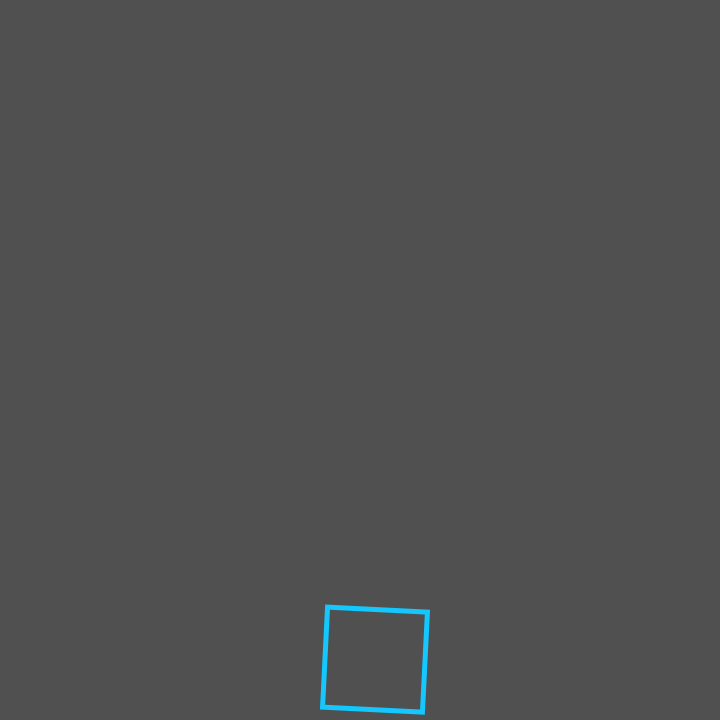
Frame 1 (no input)
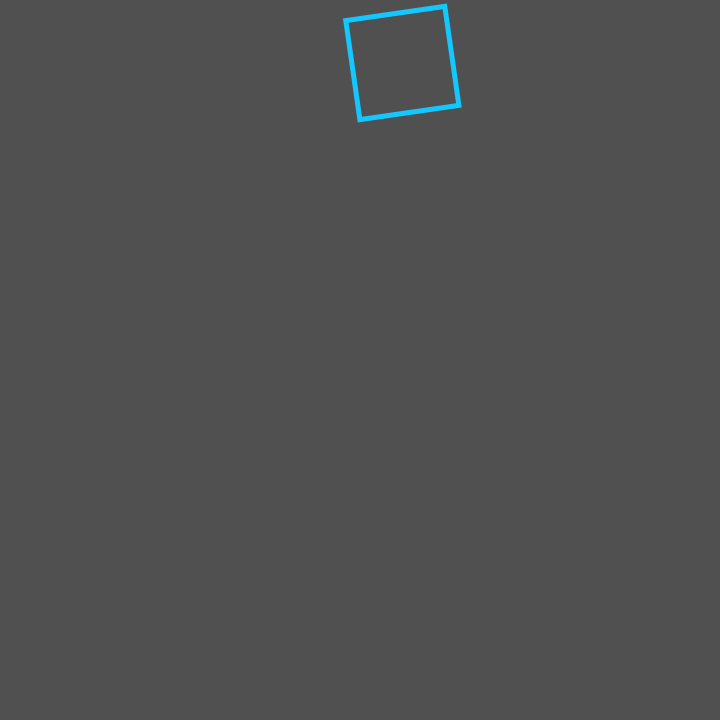
Frame 60 (no input)
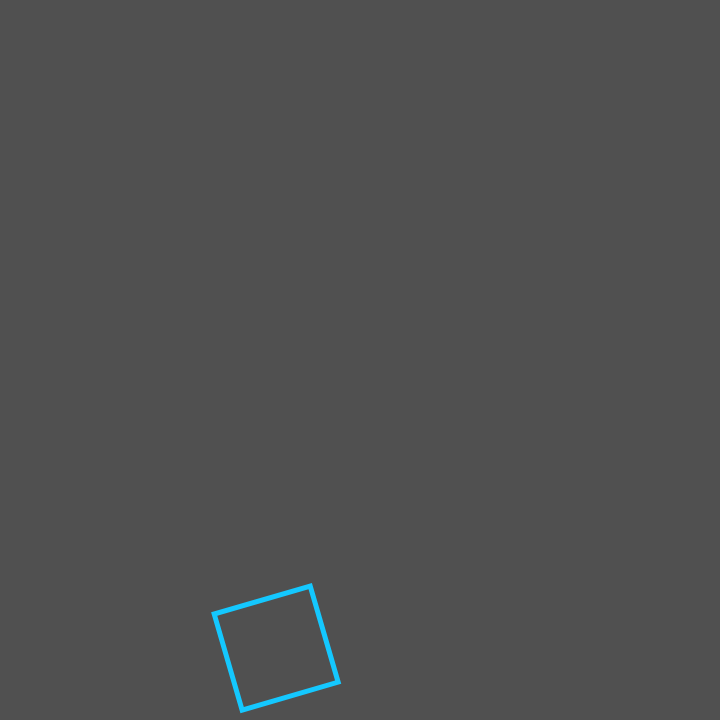
Frame 120 (the mouse pressed at the canvas centre since frame 60)

The p5.js sketch that drew these frames (run headless with seeded random() and noise() and a simulated clock; from frame 60 on, the mouse is pressed at the canvas centre):

// p5.js sketch
// ── sketch.js
function setup() {
  createCanvas(720,720);
  
  noFill();
  strokeWeight(5);
  stroke(20,200,255);
  
  rectMode(CENTER);
}

function draw() {
  background(80);
  
  var speed = 0.05;
  var amplitude = 300;
  var wavelength = frameCount;
  var sineWave = sin(wavelength * speed)*amplitude;
  var cosWave = cos(wavelength * speed)*amplitude;
  
  translate(width/2 + sineWave, height/2 + cosWave);
  rotate(frameCount * speed);
  rect(0,0, 100,100);
}
